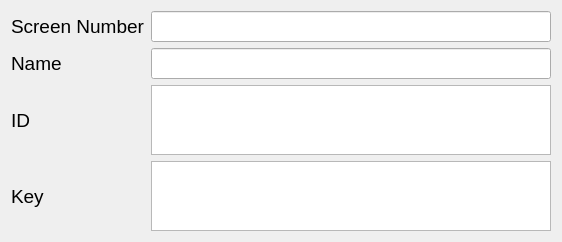
<?xml version="1.0" encoding="UTF-8"?>
<ui version="4.0">
 <class>MonitorWidget</class>
 <widget class="QWidget" name="MonitorWidget">
  <property name="geometry">
   <rect>
    <x>0</x>
    <y>0</y>
    <width>556</width>
    <height>194</height>
   </rect>
  </property>
  <property name="font">
   <font>
    <family>MS Shell Dlg 2</family>
    <pointsize>14</pointsize>
   </font>
  </property>
  <property name="windowTitle">
   <string>Monitor</string>
  </property>
  <layout class="QGridLayout" name="gridLayout">
   <item row="0" column="0" colspan="2">
    <widget class="QLabel" name="labelScreenNumber">
     <property name="sizePolicy">
      <sizepolicy hsizetype="Fixed" vsizetype="Preferred">
       <horstretch>0</horstretch>
       <verstretch>0</verstretch>
      </sizepolicy>
     </property>
     <property name="text">
      <string>Screen Number</string>
     </property>
    </widget>
   </item>
   <item row="0" column="2" colspan="2">
    <widget class="QLineEdit" name="lineEditScreenNumber">
     <property name="minimumSize">
      <size>
       <width>400</width>
       <height>0</height>
      </size>
     </property>
     <property name="alignment">
      <set>Qt::AlignLeading|Qt::AlignLeft|Qt::AlignVCenter</set>
     </property>
    </widget>
   </item>
   <item row="1" column="0" colspan="2">
    <widget class="QLabel" name="labelName">
     <property name="text">
      <string>Name</string>
     </property>
    </widget>
   </item>
   <item row="1" column="2" colspan="2">
    <widget class="QLineEdit" name="lineEditName">
     <property name="minimumSize">
      <size>
       <width>400</width>
       <height>0</height>
      </size>
     </property>
     <property name="alignment">
      <set>Qt::AlignLeading|Qt::AlignLeft|Qt::AlignVCenter</set>
     </property>
    </widget>
   </item>
   <item row="2" column="0">
    <widget class="QLabel" name="labelID">
     <property name="text">
      <string>ID</string>
     </property>
    </widget>
   </item>
   <item row="2" column="2" colspan="2">
    <widget class="QTextEdit" name="lineEditID">
     <property name="minimumSize">
      <size>
       <width>400</width>
       <height>0</height>
      </size>
     </property>
    </widget>
   </item>
   <item row="3" column="0">
    <widget class="QLabel" name="labelKey">
     <property name="text">
      <string>Key</string>
     </property>
    </widget>
   </item>
   <item row="3" column="2" colspan="2">
    <widget class="QTextEdit" name="lineEditKey">
     <property name="minimumSize">
      <size>
       <width>400</width>
       <height>0</height>
      </size>
     </property>
     <property name="alignment">
      <set>Qt::AlignLeading|Qt::AlignLeft|Qt::AlignVCenter</set>
     </property>
    </widget>
   </item>
  </layout>
 </widget>
 <resources/>
 <connections/>
</ui>
